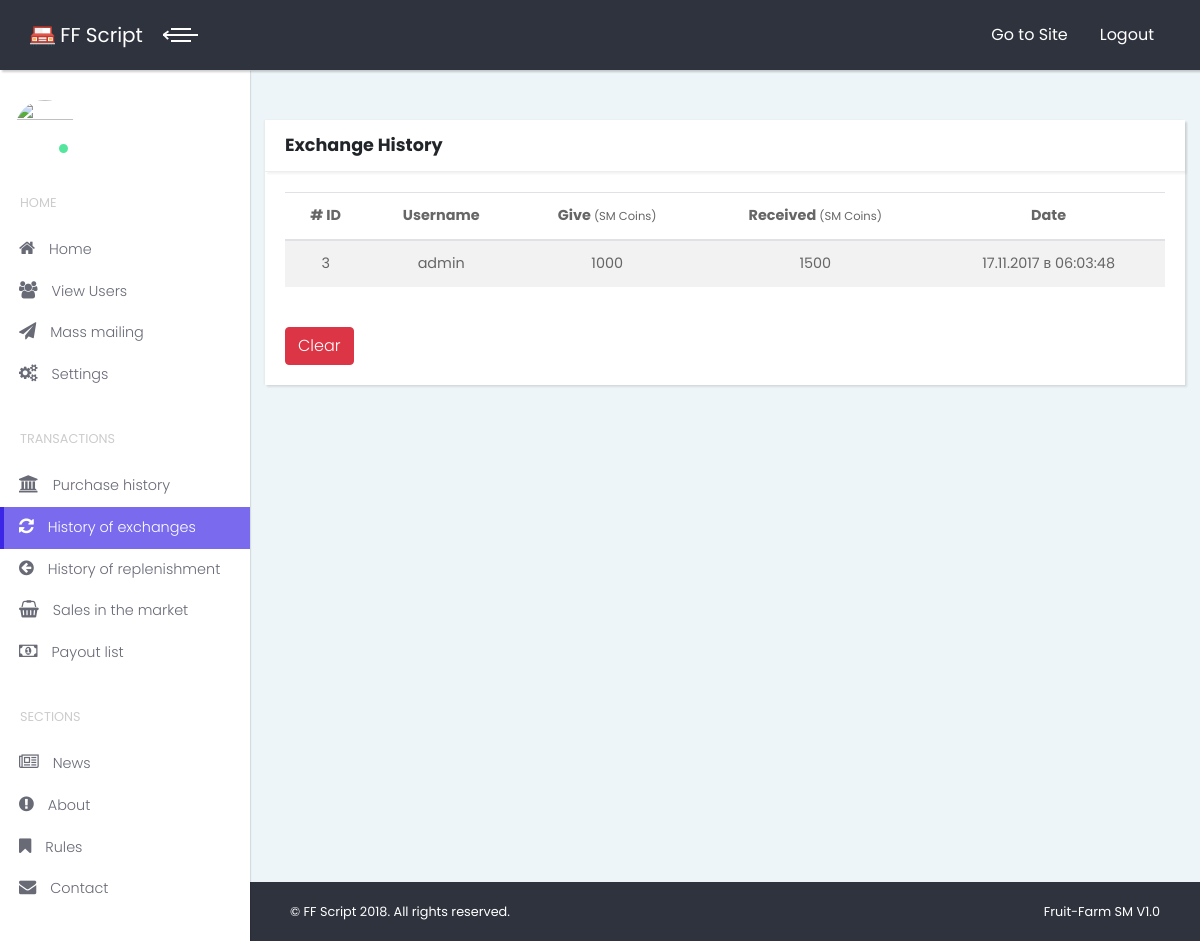
Screenshot of /admin/story_swap (signed in) with the database file from the repository.
### tables this page shows
CREATE TABLE IF NOT EXISTS `db_swap_ser` (
  `id` int(11) NOT NULL AUTO_INCREMENT,
  `user_id` int(11) NOT NULL,
  `user` varchar(10) NOT NULL,
  `amount_b` double NOT NULL DEFAULT '0',
  `amount_p` double NOT NULL DEFAULT '0',
  `date_add` int(11) NOT NULL DEFAULT '0',
  `date_del` int(11) NOT NULL DEFAULT '0',
  PRIMARY KEY (`id`)
);

### classes/_class.db.php (called while the page is built, shortened)
<?PHP
class Db
{
    private $con = false;
    private $MaxExTime = 0;
    private $LastQuery = false;
    public function query($query, $FreeMemory = false, $write_last = true)
    {
        $TimeA = $this->get_time();
        $xxt_res = mysqli_query($this->con, $query) or $this->GetError(mysqli_error($this->con));
        if($write_last) { $this->LastQuery = $xxt_res;
        }
        $TimeB = $this->get_time() - $TimeA;
        if($TimeB > $this->MaxExTime) {$this->HardQuery = $query; $this->MaxExTime = $TimeB;
        }
        if(!$FreeMemory) {
            return $this->LastQuery;
        }else { return $this->FreeMemory();
        }
    }
    private function Connect($host, $user, $pass, $base)
    {
        $this->con =  @mysqli_connect($host, $user, $pass, $base) or $this->GetError(mysqli_connect_error());
    }
    private function get_time()
    {
        list($seconds, $microSeconds) = explode(' ', microtime());
        return ((float) $seconds + (float) $microSeconds);
    }
    function NumRows()
    {
        return mysqli_num_rows($this->LastQuery);
    }
    function FetchArray()
    {
        return mysqli_fetch_array($this->LastQuery);
    }
}
?>

### admin/pages/_story_swap.php (the view, shortened to what this page needs)
<section class="no-padding-bottom">
    <div class="col-lg-12">
        <div class="card">
            <div class="card-header clearfix">
                <h4><?php echo $lang['story_swap']['title']; ?></h4>
            </div>
            <div class="card-body">
                <?PHP
                $db->Query("SELECT * FROM db_swap_ser ORDER BY id DESC");
                if($db->NumRows() > 0){
                ?>
                <table class="table table-striped">
                    <thead class="text-center">
                        <th># ID</th>
                        <th><?php echo $lang['common']['username']; ?></th>
                        <th><?php echo $lang['common']['gived']; ?> <small>(<?php echo $config->settings['coins']; ?>)</small></th>
                        <th><?php echo $lang['common']['received']; ?> <small>(<?php echo $config->settings['coins']; ?>)</small></th>
                        <th><?php echo $lang['common']['date']; ?></th>
                    </thead>
                <?PHP
                    while($data = $db->FetchArray()){
                    ?>
                    <tr class="text-center">
                        <td><?=$data["id"]; ?></td>
                        <td><?=$data["user"]; ?></td>
                        <td><?=$data["amount_p"]; ?></td>
                        <td><?=$data["amount_b"]; ?></td>
                        <td><?=date("d.m.Y в H:i:s",$data["date_add"]); ?></td>
                    </tr>
                    <?PHP
                    }
                ?>
                </table>
                <BR />
                <form action="" method="post" onSubmit="return confirm('<?php echo $lang['common']['confirmdelete'];?>')">
                    <button type="submit" name="clean" class="btn btn-danger" /><?php echo $lang['btn']['clear']; ?></button>
                </form>
                <?PHP
                }else echo "<div class='alert alert-danger'>{$lang['error_messages']['noresults']}</div>";
                ?>
            </div>
        </div>
    </div>
</section>

### css/style.default.css (style rules this page uses)
body { overflow-x: hidden; }
section { padding: 50px 0; }
table { font-size: 0.9em; color: #666; }
button, input { outline: none !important; }
.card { margin-bottom: 30px; -webkit-box-shadow: 2px 2px 2px rgba(0, 0, 0, 0.1), -1px 0 2px rgba(0, 0, 0, 0.05); box-shadow: 2px 2px 2px rgba(0, 0, 0, 0.1), -1px 0 2px rgba(0, 0, 0, 0.05); }
.card-header { -webkit-box-shadow: 2px 2px 2px rgba(0, 0, 0, 0.05); box-shadow: 2px 2px 2px rgba(0, 0, 0, 0.05); }
.card-header h1, .card-header h2, .card-header h3, .card-header h4, .card-header h5, .card-header h6 { margin-bottom: 0; }
.no-padding-bottom { padding-bottom: 0 !important; }
button, input[type='submit'] { cursor: pointer; font-family: inherit; font-weight: 300 !important; }
.btn { font-weight: 400; border: 1px solid transparent; padding: 0.375rem 0.75rem; font-size: 1rem; line-height: 1.5; border-radius: 0.25rem; -webkit-transition: background-color 0.15s ease-in-out, border-color 0.15s ease-in-out, -webkit-box-shadow 0.15s ease-in-out; transition: background-color 0.15s ease-in-out, border-color 0.15s ease-in-out, -webkit-box-shadow 0.15s ease-in-out; transition: background-color 0.15s ease-in-out, border-color 0.15s ease-in-out, box-shadow 0.15s ease-in-out; transition: background-color 0.15s ease-in-out, border-color 0.15s ease-in-out, box-shadow 0.15s ease-in-out, -webkit-box-shadow 0.15s ease-in-out; }
.btn-danger { color: color-yiq(#dc3545); background-color: #dc3545; border-color: #dc3545; }
body { font-family: "Poppins", sans-serif; font-size: 1rem; font-weight: 400; line-height: 1.5; color: #212529; background-color: #fff; }
h1, h2, h3, h4, h5, h6, .h1, .h2, .h3, .h4, .h5, .h6 { margin-bottom: 0.5rem; font-family: inherit; font-weight: 700; line-height: 1.1; color: inherit; }
h4, .h4 { font-size: 1.1rem; }
small, .small { font-size: 80%; font-weight: 400; }
.card { background-color: #fff; border: 0 solid #eee; border-radius: 0; }
.card-body { padding: 1.25rem; }
.card-header { padding: 1rem 1.25rem; background-color: #fff; border-bottom: 1px solid #eee; }
.card-header:first-child { border-radius: 0 0 0 0; }

### rows the page displays
db_swap_ser: id "3", user "admin", amount_p "1000", amount_b "1500", date_add "17.11.2017 в 06:03:48"

### other values shown
$config->settings['sitename'] "FF Script"
$lang['menu_top']['site'] "Go to Site"
$lang['menu_top']['exit'] "Logout"
$lang['menu_left']['_home'] "HOME"
$lang['menu_left']['_transactions'] "TRANSACTIONS"
$lang['menu_left']['_sections'] "SECTIONS"
$lang['story_swap']['title'] "Exchange History"
$lang['common']['username'] "Username"
$lang['common']['gived'] "Give"
$config->settings['coins'] "SM Coins"
$lang['common']['received'] "Received"
$lang['common']['date'] "Date"
$lang['btn']['clear'] "Clear"
$lang['common']['copyright'] "All rights reserved."
$config->scriptName "Fruit-Farm SM V1.0"
